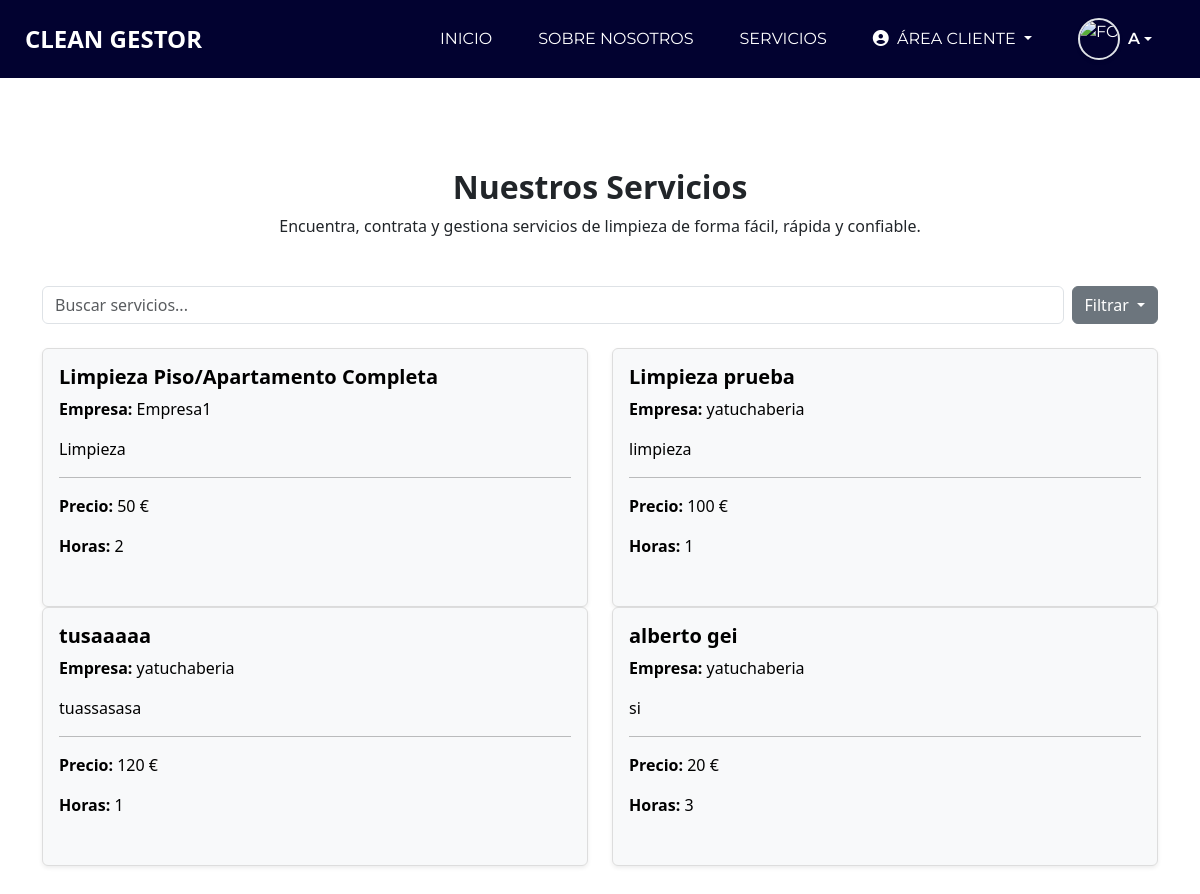
/CleanGestor/views/servicios.php (signed in), run on an earlier commit of the app's database.
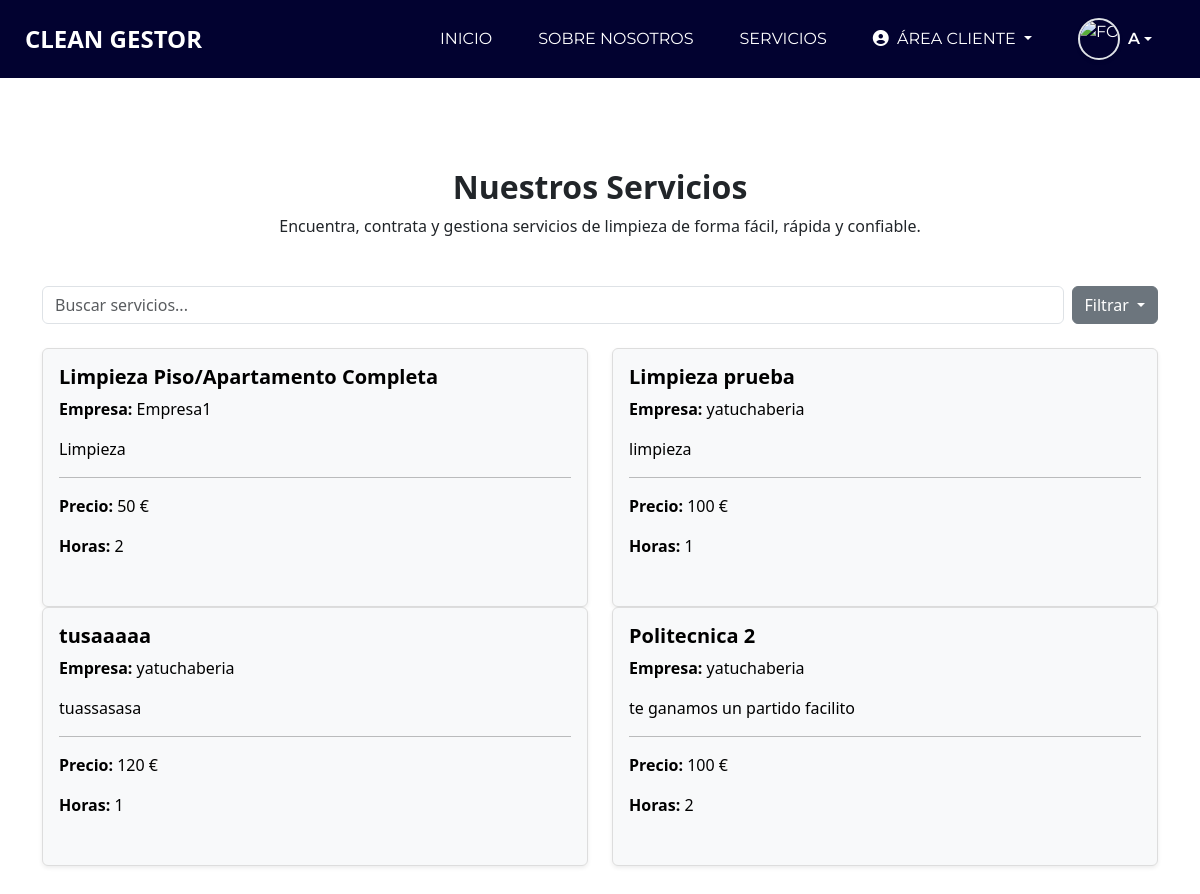
And on a later commit of the database.
### tables this page shows
CREATE TABLE `servicio` (
  `idServicio` int(11) NOT NULL,
  `precio` int(11) NOT NULL,
  `nombreServicio` varchar(255) NOT NULL,
  `descripcion` text NOT NULL,
  `sueldo` int(11) NOT NULL,
  `horas` int(11) NOT NULL,
  `fotoServicio` varchar(255) DEFAULT NULL,
  `idEmpresa` int(11) NOT NULL
);

CREATE TABLE `empresa` (
  `idEmpresa` int(11) NOT NULL,
  `nombreEmpresa` varchar(255) NOT NULL,
  `telefonoEmpresa` int(11) NOT NULL,
  `direccion` varchar(255) NOT NULL,
  `correoDirector` varchar(255) NOT NULL
);

### CleanGestor/views/servicios.php (the view, shortened to what this page needs)
<!DOCTYPE html>
<html lang="en">
<head>
  <link rel="stylesheet" type="text/css" href="../assets/css/bootstrap.css" />
  <link href="../assets/css/style.css" rel="stylesheet" />
  <link href="https://stackpath.bootstrapcdn.com/bootstrap/4.3.1/css/bootstrap.min.css" rel="stylesheet">
  <link rel="stylesheet" href="https://cdnjs.cloudflare.com/ajax/libs/font-awesome/6.5.0/css/all.min.css">
  <link rel="stylesheet" type="text/css" href="../assets/css/bootstrap.css" />
  <link href="../assets/css/responsive.css" rel="stylesheet" />
  <link rel="stylesheet" href="https://cdnjs.cloudflare.com/ajax/libs/animate.css/4.1.1/animate.min.css">
</head>
<body class="sub_page">
  <div class="hero_area">
    <header class="header_section">
      <div class="container-fluid">
        <?php include_once("navbar.php"); ?>
      </div>
    </header>
  </div>
  <section class="service_section layout_padding">
    <div class="container">
      <div class="mb-5 text-center">
        <h2 class="fw-bold">Nuestros Servicios</h2>
        <p>Encuentra, contrata y gestiona servicios de limpieza de forma fácil, rápida y confiable.</p>
      </div>
      <?php
      $conexion = new mysqli("localhost", "root", "", "gestor");
      $sql = "SELECT s.idServicio, s.nombreServicio, s.descripcion, s.precio, s.horas, e.nombreEmpresa
              FROM servicio s
              JOIN empresa e ON s.idEmpresa = e.idEmpresa";
      $resultado = $conexion->query($sql);
      ?>
      <div class="mb-4 d-flex">
        <input type="text" id="serviceSearch" class="form-control me-2" placeholder="Buscar servicios..." onkeyup="filterServices()">
        <div class="dropdown">
          <button class="btn btn-secondary dropdown-toggle" type="button" id="filterDropdown" data-toggle="dropdown" aria-expanded="false">
            Filtrar
          </button>
        </div>
      </div>
      <div class="row" id="serviceList">
        <?php while ($row = $resultado->fetch_assoc()): ?>
          <div class="col-md-6 service-item" data-precio="<?php echo $row['precio']; ?>">
            <a href="detalle_servicio.php?id=<?php echo $row['idServicio']; ?>" style="text-decoration:none;">
              <div class="card service-card h-100 shadow-sm" style="background:#f8f9fa; color:#000; border:1px solid #ddd; cursor:pointer;">
                <div class="card-body">
                  <h5 class="card-title fw-bold"><?php echo htmlspecialchars($row['nombreServicio']); ?></h5>
                  <p class="card-text"><strong>Empresa:</strong> <?php echo htmlspecialchars($row['nombreEmpresa']); ?></p>
                  <p class="card-text"><?php echo htmlspecialchars($row['descripcion']); ?></p>
                  <hr>
                  <p class="card-text"><strong>Precio:</strong> <?php echo htmlspecialchars($row['precio']); ?> €</p>
                  <p class="card-text"><strong>Horas:</strong> <?php echo htmlspecialchars($row['horas']); ?></p>
                </div>
              </div>
            </a>
          </div>
        <?php endwhile; ?>
      </div>
    </div>
  </section>
</body>
</html>

### CleanGestor/views/navbar.php (shortened to what this page needs)
<?php
$foto_perfil = isset($_SESSION['foto_perfil']) ? $_SESSION['foto_perfil'] : '../assets/uploads/default.png';
?>
<link href="https://cdn.jsdelivr.net/npm/bootstrap@5.3.3/dist/css/bootstrap.min.css" rel="stylesheet">
<link rel="stylesheet" href="https://cdnjs.cloudflare.com/ajax/libs/font-awesome/6.5.0/css/all.min.css">
<nav class="navbar navbar-expand-lg custom_nav-container">
    <a class="navbar-brand animate__animated animate__fadeInDown" href="index.php">
        <span>CLEAN GESTOR</span>
    </a>
    <div class="collapse navbar-collapse" id="navbarSupportedContent">
        <ul class="navbar-nav ml-auto align-items-center">
            <li class="nav-item"><a class="nav-link" href="index.php">INICIO</a></li>
            <li class="nav-item"><a class="nav-link" href="informate.php">SOBRE NOSOTROS</a></li>
            <li class="nav-item"><a class="nav-link" href="servicios.php">SERVICIOS</a></li>
            <?php if (isset($_SESSION['dni'])): ?>
            <?php if ($_SESSION['tipo_usuario'] === 'cliente'): ?>
                <li class="nav-item dropdown">
                    <a class="nav-link dropdown-toggle" href="#" id="areaClienteDropdown" role="button" data-bs-toggle="dropdown" aria-expanded="false">
                        <i class="fas fa-user-circle me-1"></i> ÁREA CLIENTE
                    </a>
                </li>
            <?php endif; ?>
            <li class="nav-item dropdown">
                <a class="nav-link dropdown-toggle d-flex align-items-center" href="#" id="profileDropdown" role="button" data-bs-toggle="dropdown" aria-expanded="false" style="padding: 10px 15px;">
                    <img
                        src="<?php echo htmlspecialchars($foto_perfil); ?>"
                        alt="Foto de perfil"
                        class="rounded-circle shadow-sm border border-2"
                        style="height: 42px; width: 42px; object-fit: cover; margin-right: 8px;"
                    >
                    <span class="fw-semibold"><?php echo $_SESSION['nombre'] ?? 'Usuario'; ?></span>
                </a>
            </li>
            <?php endif; ?>
        </ul>
    </div>
</nav>

### CleanGestor/assets/css/style.css (style rules this page uses)
body { height: auto; min-height: 100%; background: #fff; font-family: 'Montserrat', Arial, sans-serif; overflow-x: hidden; }
.layout_padding { padding: 90px 0; }
a, a:hover, a:focus { text-decoration: none; }
.btn, .btn:focus { outline: none !important; -webkit-box-shadow: none; box-shadow: none; }
.hero_area { position: relative; background-color: #020230; height: auto !important; overflow: visible !important; min-height: 100vh; display: -webkit-box; display: -ms-flexbox; display: flex; -webkit-box-orient: vertical; -webkit-box-direction: normal; -ms-flex-direction: column; flex-direction: column; }
.sub_page .hero_area { min-height: auto; }
.header_section .container-fluid { padding-right: 25px; padding-left: 25px; }
.service_section { position: relative; }
.service-card { margin-bottom: 32px !important; border-radius: 18px; box-shadow: 0 4px 20px rgba(0,0,0,0.07); transition: transform 0.2s; }
.navbar-brand span { font-weight: bold; color: #fff; font-size: 24px; text-transform: uppercase; }
.custom_nav-container { padding: 10px 0; }
.custom_nav-container .navbar-nav { align-items: center; }
.custom_nav-container .navbar-nav .nav-item .nav-link { padding: 10px 15px; margin: 0 8px; color: #fff; text-align: center; text-transform: uppercase; font-family: 'Montserrat', Arial, sans-serif; transition: background 0.2s, color 0.2s; }

### CleanGestor/assets/css/responsive.css (style rules this page uses)
@media (min-width: 1200px) { .container { max-width: 1170px; } }

What changed in the data, as far as the page shows it:
removed servicio: nombreServicio "alberto gei", idEmpresa.nombreEmpresa "yatuchaberia", descripcion "si", precio "20", horas "3"
added servicio: nombreServicio "Politecnica 2", idEmpresa.nombreEmpresa "yatuchaberia", descripcion "te ganamos un partido facilito", precio "100", horas "2"
